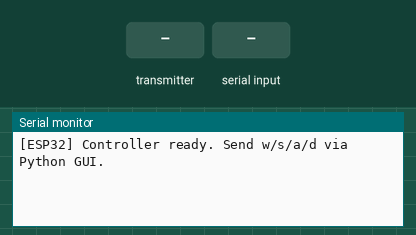
The sketch below on a simulated ESP32. Parts: the last lines printed to the serial monitor. Inputs (shaded band) come from the test bench.

Above: at 2.2 s.
2.3 s: the transmitter starts sending text = 0
At 2.61 s:
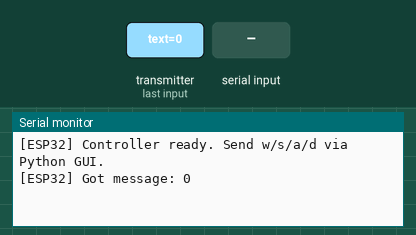
4.3 s: "w" received over Serial
At 4.61 s:
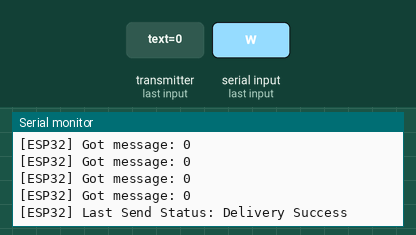

Measured:
- after the input at 2.3 s, the serial monitor: prints a new line at once (image 1)
- after the input at 4.3 s, the serial monitor: prints a new line at once (image 2)

The sketch:

control_station.ino
```cpp
#include <WiFi.h>
#include <esp_now.h>

// MAC of the robot car ESP32
uint8_t peerAddress[] = {0x48, 0xE7, 0x29, 0xC9, 0xDF, 0x68};

typedef struct struct_message {
  char text[50];
} struct_message;

struct_message incoming;
struct_message outgoing;

// Callback when data is sent
void onDataSent(const esp_now_send_info_t *info, esp_now_send_status_t status) {
  Serial.printf("[ESP32] Last Send Status: %s\n",
                status == ESP_NOW_SEND_SUCCESS ? "Delivery Success" : "Delivery Fail");
  Serial.flush();
}

// Callback when data is received
void onDataRecv(const esp_now_recv_info_t *info, const uint8_t *incomingData, int len) {
  memcpy(&incoming, incomingData, sizeof(incoming));
  Serial.printf("[ESP32] Got message: %s\n", incoming.text);
  Serial.flush();
}

// Initialize ESP-NOW
void esp_now_begin() {
  WiFi.mode(WIFI_STA);

  if (esp_now_init() != ESP_OK) {
    Serial.println("[ESP32] Error initializing ESP-NOW");
    Serial.flush();
    return;
  }

  esp_now_register_send_cb(onDataSent);
  esp_now_register_recv_cb(onDataRecv);

  esp_now_peer_info_t peerInfo = {};
  memcpy(peerInfo.peer_addr, peerAddress, 6);
  peerInfo.channel = 0;
  peerInfo.encrypt = false;

  if (esp_now_add_peer(&peerInfo) != ESP_OK) {
    Serial.println("[ESP32] Failed to add peer");
    Serial.flush();
    return;
  }
}

// Send a command string over ESP-NOW
void send_command(const char *cmd) {
  snprintf(outgoing.text, sizeof(outgoing.text), "%s", cmd);
  esp_now_send(peerAddress, (uint8_t *)&outgoing, sizeof(outgoing));
}

void setup() {
  Serial.begin(115200);
  while (!Serial);
  delay(1000); // Give USB time to enumerate
  Serial.println("[ESP32] Controller ready. Send w/s/a/d via Python GUI.");
  Serial.flush();
  esp_now_begin();
}

void loop() {
  // Read serial from Python GUI
  while (Serial.available()) {
    char cmd = Serial.read();
    switch (cmd) {
      case 'w':
        send_command("forward");
        break;
      case 's':
        send_command("backward");
        break;
      case 'a':
        send_command("turn_left");
        break;
      case 'd':
        send_command("turn_right");
        break;
      default:
        send_command("");
        break;
    }
  }
}
```
